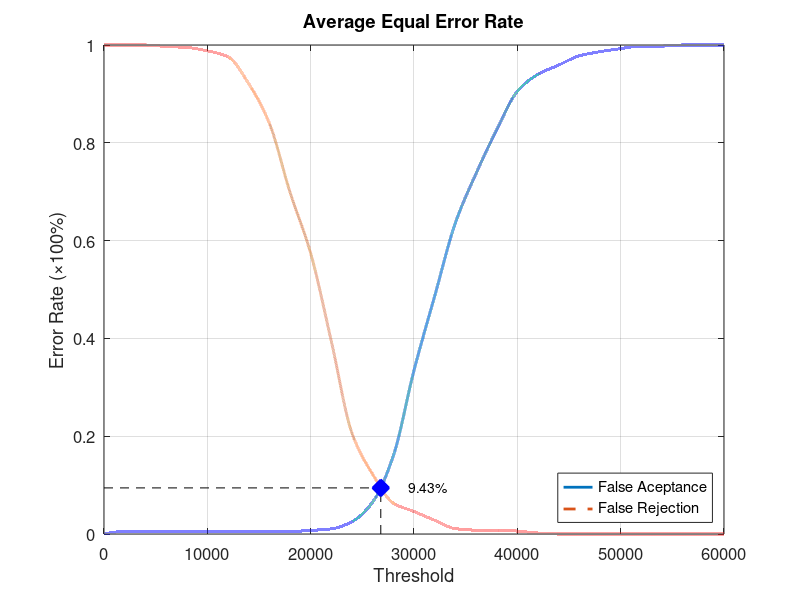
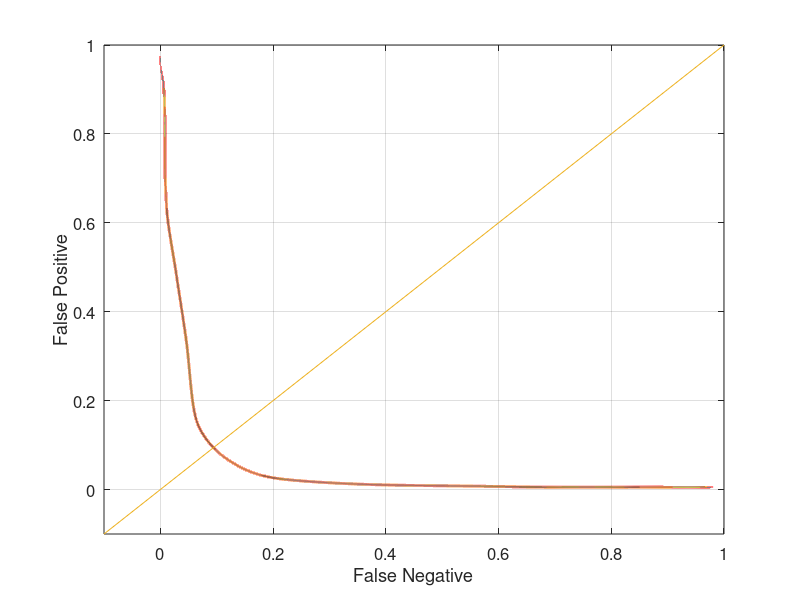

Recreate these plots in MATLAB, in order.
function yEER = Database4Average
close all;
clear;
clc;
x = 0:2000:60000;
xq = 0:0.5:60000;

y0 = [0 0.00526316 0.00526316 0.00526316 0.00526316 0.00526316 0.00526316 0.00526316 0.00526316 0.00526316 0.00736842 0.0105263 0.0252632 0.0652632 0.16 0.334737 0.486316 0.635789 0.736842 0.826316 0.905263 0.94 0.958947 0.977895 0.986316 0.992632 0.997895 0.997895 1 1 1];
yy0 = interp1(x, y0, xq, 'pchip');
y1 = [1 1 1 0.997 0.995 0.988 0.976 0.921 0.84 0.699 0.574 0.394 0.206 0.122 0.063 0.046 0.028 0.011 0.008 0.008 0.006 0.002 0 0 0 0 0 0 0 0 0];
yy1 = interp1(x, y1, xq, 'pchip');

% Calculating EER: 
y2 = abs(y0 - y1);
find(y2 == min(y2))
yy2 = abs(yy0 - yy1);
xEER = find(yy2 == min(yy2));
xEERIndex = xq(xEER) % X-axis EER
yEER = yy0(xEER) % Y-axis EER

main = figure
plot(xq, yy0,'-','LineWidth', 2);	hold on
plot(xq, yy1,'--','LineWidth', 2);	hold on
plot([xEERIndex xEERIndex], [0 yEER], 'k--');	hold on
plot([0 xEERIndex], [yEER yEER], 'k--');	hold on
plot(xEERIndex, yEER, 'bx', 'LineWidth', 10);	hold on
text(xEERIndex + 10 * xEERIndex / 100, yEER, [num2str(round((10000 * yEER)) / 100) '%'])
legend('False Aceptance', 'False Rejection', 'Location', 'SouthEast')
xlabel('Threshold')
ylabel('Error Rate (\times100%)')
title('Average Equal Error Rate')
set(gca, 'FontSize', 12)
axis([0 60000 0 1])
grid on

print(main, 'Database4AverageMain', '-dpng');
FNRxFPR = figure('Color', [1 1 1]);
plot(yy1, yy0, '-', yy1, yy0, 'LineWidth', 2);
hold on
y = -0.1:0.1:1
plot(y, y); 
set(gca, 'FontSize', 12)
xlabel('False Negative')
ylabel('False Positive')
axis([-0.1 1 -0.1 1])
set(gca, 'FontSize', 12)
grid on

print(FNRxFPR, 'Database4AverageFNRxFPR','-dpng');
end
